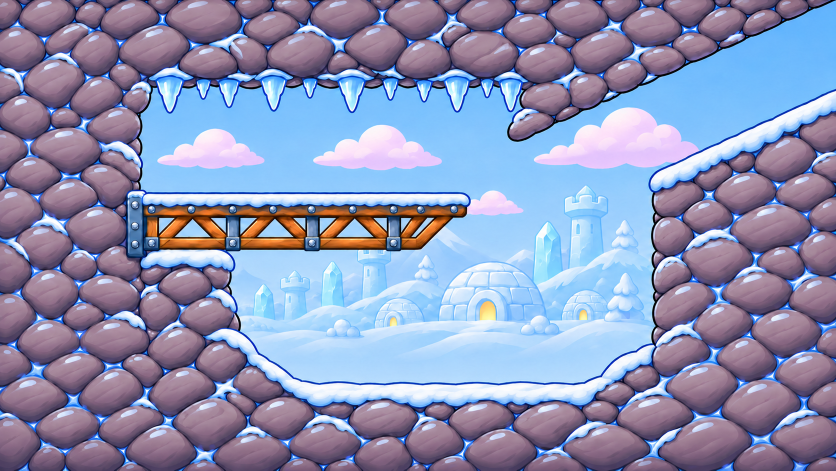
#> input picture Assets/Art/Reference/pit_bg_wide5.png, 1672 x 941 px (shown at 1/2 size)
$ python prep_backgrounds.py
#> lines starting #> are read from the running program, lines starting #| are printed output that depends on the picture; after the words box and inside, x2 and y2 are one past the last pixel; in counts of white or black regions, pixels touching at a corner belong together
#!/usr/bin/env python3
"""Turn ChatGPT background paintings into game backgrounds.

Each painting in Assets/Art/Reference/ is 1536x1024. The pit is a fixed screen and phones are wider than 3:2 (up to
20:9), so the pit painting gets side pads from a second ChatGPT painting (pit_side_walls.png: left half plain wall,
right half sky + ledge + wall), faded into its edges. Repeating the painting's own edge strip was tried and looked
like woven cloth; mirroring turned cobbles into hearts.

Run: python3 -I Tools/prep_backgrounds.py   (then Seal Catapult -> 2. Build Project)
"""
from pathlib import Path

import numpy as np
from PIL import Image, ImageDraw

ROOT = Path(__file__).resolve().parent.parent
REF = ROOT / "Assets" / "Art" / "Reference"
OUT = ROOT / "Assets" / "Resources" / "Art"

# output sprite -> painting it comes from (Tools/make_art.py leaves these alone once the painting exists)
PAINTINGS = {"bg_pit": "pit_bg_wide5.png", "bg_arena_sky": "arena_sky.png",
             "map_bg": "map_island.png", "bg_menu": "menu_bay.png",
             **{f"story_{i}": f"story_{i}.png" for i in range(1, 6)},
             "rock_cobble": "pit_side_walls_box.png", "rock_top": "pit_side_walls_box.png"}


def build_pit() -> None:
    """bg_pit.png is ONE painting (pit_bg_wide5.png, 16:9): rock on every side is part of the picture, wide enough
    for 21:9 at the scale LaunchPhase uses. Nothing is pasted or padded any more (user 13/11: the composed pit
    "nhìn vẫn lộ là bị ghép")."""
    copy_plain("bg_pit", "pit_bg_wide5.png")   # 16/11: the bridge painted one bay longer


def copy_plain(name: str, source: str) -> None:
    """Paintings that are scaled to cover the screen (the arena sky) are used as they are."""
    path = REF / source
    if not path.exists():
        print(f"skip {name}: {source} not in Assets/Art/Reference yet")
        return
    Image.open(path).convert("RGB").save(OUT / f"{name}.png", optimize=True)
    print(f"{name}.png")


RIM_SIZE = (640, 96)  # px of the seamless snow rim strip


def draw_snow(out: Path) -> None:
    """rock_top.png: the painted snow cap of the launch pit (right half of pit_side_walls_box.png), cut out column by
    column between its navy top outline and its navy scalloped underside, made to tile sideways. The arena's rims are
    then the very same snow as the pit's (user 13/11: a drawn vector rim did not match the painted pit).
"""
    wall = np.asarray(Image.open(REF / "pit_side_walls_box.png").convert("RGB")).astype(int)
    x0, x1, y0, depth = 800, 1500, 330, 110
    band = wall[y0:y0 + depth, x0:x1]
    navy = (band[..., 0] < 75) & (band[..., 2] > 105)
    alpha = np.zeros(band.shape[:2], np.uint8)
    for x in range(band.shape[1]):
        rows = np.flatnonzero(navy[:, x])
        if rows.size == 0:
            continue
        top = rows[0]
        under = rows[rows > top + 30]                      # the scalloped underside's outline
        bottom = (under[0] + 7) if under.size else top + 60
        alpha[top:min(bottom, top + 78, depth), x] = 255   # never deeper than the deepest scallop (stray navy in the rock)
    rgba = np.dstack([band.astype(np.uint8), alpha])
    used = np.flatnonzero(alpha.any(axis=1))
    if used.size == 0:
        raise SystemExit(f"rock_top: no navy cap outline found in pit_side_walls_box.png at x {x0}-{x1}, y {y0}-{y0 + depth}")
    rgba = rgba[used[0]:used[-1] + 1].astype(float)
    overlap = 100                                           # wrap sideways: fade the far end into the start
    t = np.linspace(0, 1, overlap)[None, :, None]
    body = rgba[:, :-overlap].copy()
    body[:, :overlap] = rgba[:, -overlap:] * (1 - t) + body[:, :overlap] * t
    Image.fromarray(body.round().astype(np.uint8), "RGBA").resize(RIM_SIZE, Image.LANCZOS).save(out / "rock_top.png", optimize=True)
    print(f"rock_top.png from the pit cap: {body.shape[1]}x{body.shape[0]} px")


def build_terrain() -> None:
    """Arena rock: cobble texture and snow rim from the pit's own painting (pit_side_walls_box.png)."""
    path = REF / "pit_side_walls_box.png"
    if not path.exists():
        print("skip rock_*: pit_side_walls_box.png not in Assets/Art/Reference yet")
        return
    # Cobble texture: the pit's own stone (left half of pit_side_walls_box.png is a plain cobble wall), so the arena's
    # rock matches the launch pit (user 13/11: "pha 2 đất đá chưa nhất quán"). Square crop, wrap both ways.
    wall = Image.open(path).convert("RGB")
    # No blending at all: one unbroken piece of the painted wall (768x1024 px = 8.25 x 11 world units at the pit's
    # scale). AttackPhase.Cobble maps it in world space and MIRRORS it sideways, so it never shows a seam or the
    # doubled, smeared stones that cross-fading a small tile produced (user 13/11: "nhìn vẫn lộ là bị ghép").
    tex = wall.crop((0, 0, 760, 1024))
    tex.save(OUT / "rock_cobble.png", optimize=True)
    # Snow rim, drawn here in the pit painting's snow colours (white, pale blue shade, navy
    # outline). The strip cut from arena_terrain.png carried a band of that sheet's brown rock along its top, which
    # showed as a brown edge outside the snow on every slope (user 13/11).
    draw_snow(OUT)
    # (Ramps are cobble meshes now, AttackPhase.Cobble: the rock_ramp mask and the snow_knob joint are no longer made.)
    print("rock_cobble.png rock_top.png")


def crop_16_9(name: str, source: str) -> None:
    """Centre crop to 16:9 (the map is laid out on a 1920x1080 canvas and drawn envelope-fitted)."""
    path = REF / source
    if not path.exists():
        print(f"skip {name}: {source} not in Assets/Art/Reference yet")
        return
    img = Image.open(path).convert("RGB")
    h = min(img.height, round(img.width * 9 / 16))
    w = min(img.width, round(h * 16 / 9))
    x, y = (img.width - w) // 2, (img.height - h) // 2
    img.crop((x, y, x + w, y + h)).save(OUT / f"{name}.png", optimize=True)
    print(f"{name}.png  {w}x{h}")


def main() -> None:
    OUT.mkdir(parents=True, exist_ok=True)
    build_pit()
    crop_16_9("map_bg", PAINTINGS["map_bg"])
    crop_16_9("bg_menu", PAINTINGS["bg_menu"])
#> call 2 of crop_16_9, with name = 'bg_menu', source = 'menu_bay.png'
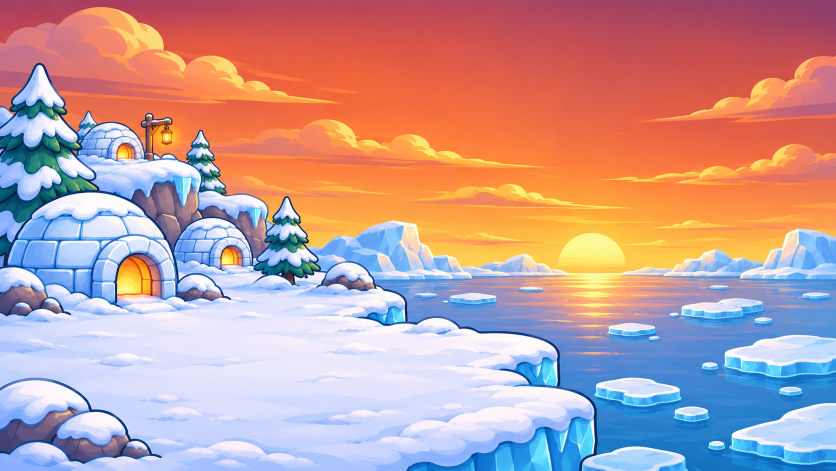
#> input picture Assets/Art/Reference/menu_bay.png, 1672 x 941 px (shown at 1/2 size)
#> in crop_16_9, img is the input picture: PIL image 1672x941 RGB; mean R, G, B 192.4, 156, 158.4
#| bg_menu.png  1671x940
    for i in range(1, 6):
        crop_16_9(f"story_{i}", PAINTINGS[f"story_{i}"])
    build_terrain()
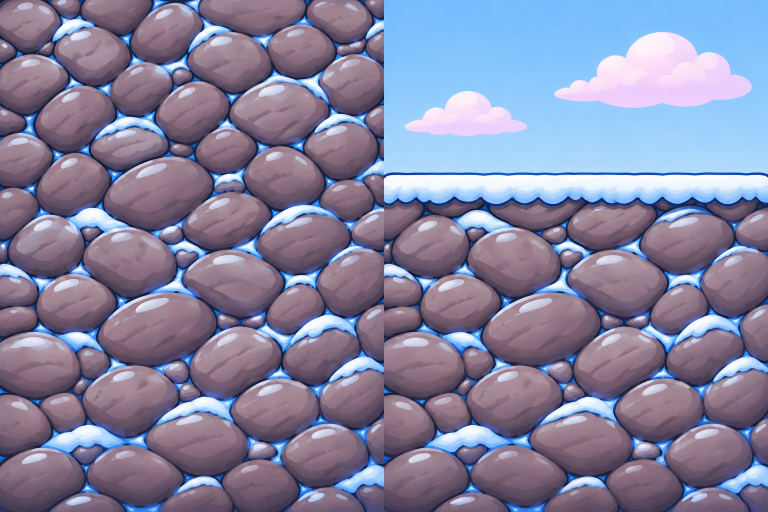
#> input picture Assets/Art/Reference/pit_side_walls_box.png, 1536 x 1024 px (shown at 1/2 size)
#> in build_terrain, wall is the input picture: PIL image 1536x1024 RGB; mean R, G, B 133.3, 131.4, 159.9
#> in draw_snow, `navy = (band[..., 0] < 75) & (band[..., 2] > 105)`:
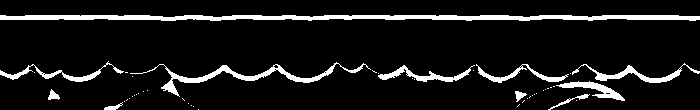
#> navy: shape (110, 700) bool; 9.1% white; 47 white regions (36 under 20 px), largest, box (x1, y1, x2, y2) and area: (0, 15, 700, 21) 3107, (130, 62, 371, 97) 1128, (572, 63, 700, 83) 574
#> the loop in draw_snow, `for x in range(band.shape[1]):` made 700 passes
#> (rows, top, bottom) on passes 1 to 3: ([15, 16, 17, 18, 19, 70, 71, 72, 73, 74], 15, 77), ([15, 16, 17, 18, 19, 71, 72, 73, 74], 15, 78), ([15, 16, 17, 18, 19, 71, 72, 73, 74, 75], 15, 78)
#> after the loop in draw_snow, `for x in range(band.shape[1]):`:
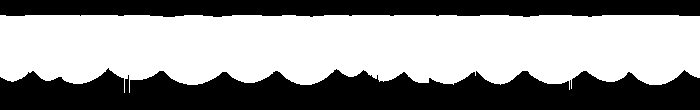
#> alpha: shape (110, 700); 57.7% white; 2 black regions, box (x1, y1, x2, y2) and area: (0, 68, 700, 110) 21765, (0, 0, 700, 17) 10786
#> in draw_snow, `rgba = np.dstack([band.astype(np.uint8), alpha])`:
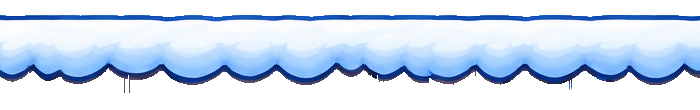
#> rgba: shape (110, 700, 4); mean R, G, B, A 155.9, 173.9, 205.4, 147.2; transparent parts drawn white
#> in draw_snow, `used = np.flatnonzero(alpha.any(axis=1))`: used = 78 values from 15 to 92
#> in draw_snow, `body[:, :overlap] = rgba[:, -overlap:] * (1 - t) + body[:, :overlap] * t`:
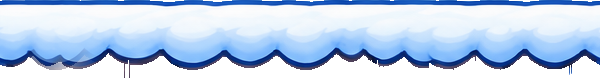
#> body: shape (78, 600, 4) float64; mean R, G, B, A 158.2, 178, 211, 207.7; transparent parts drawn white
#| rock_top.png from the pit cap: 600x78 px
    copy_plain("bg_arena_sky", PAINTINGS["bg_arena_sky"])
    # One map painting per castle world (user 17/11: "sang thành khác thì map cx phải khác", "màu nền … khác nhau");
    # trails come from the red-dot copies via Tools/map_trail.py. Kept at the painting frame MapView measures (1672×941).
    copy_plain("map_bg_world", "map_world.png")
#> call 3 of copy_plain, with name = 'map_bg_world', source = 'map_world.png'
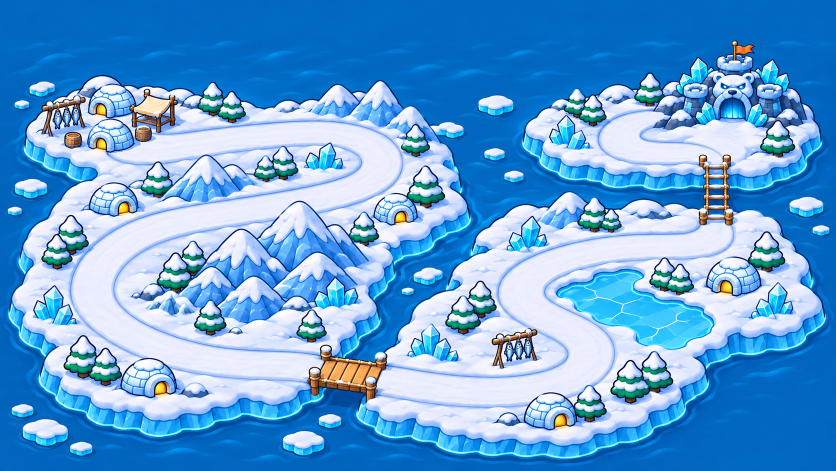
#> input picture Assets/Art/Reference/map_world.png, 1672 x 941 px (shown at 1/2 size)
    for world in ("canyon", "forest", "harbour", "caves", "volcano", "blossom", "palace", "tundra", "throne"):
        copy_plain(f"map_bg_{world}", f"map_{world}.png")
    build_scenes()


WORLDS = ("canyon", "forest", "harbour", "caves", "volcano", "blossom", "palace", "tundra", "throne")
SKY_SIZE = (1536, 1024)    # arena_sky.png: AttackPhase places the horizon by this frame
WALL_SIZE = (1536, 1024)   # pit_side_walls_box.png
PIT_SIZE = (1672, 941)     # pit_bg_wide5.png: LaunchPhase's colliders are measured on it


def cover(im: Image.Image, size: tuple[int, int]) -> Image.Image:
    """Scales to cover `size`, then centre-crops: ChatGPT returns a slightly different aspect."""
    k = max(size[0] / im.width, size[1] / im.height)
    im = im.resize((round(im.width * k), round(im.height * k)), Image.LANCZOS)
    x, y = (im.width - size[0]) // 2, (im.height - size[1]) // 2
    return im.crop((x, y, x + size[0], y + size[1]))


def build_scenes() -> None:
    """Each castle's own scenery for both phases (user 17/11: "mỗi thành thì cx thay đổi phong cảnh trong cả pha 1 và pha
    2 (đất đá, băng…)", "đổi cả thanh đứng nữa"), from three ChatGPT pictures per world in Assets/Art/Reference:
    pit_<w>.png (an EDIT of pit_bg_wide5.png that keeps every outline, so the colliders stay; its bridge is painted in
    the world's own material), arena_sky_<w>.png and wall_<w>.png (an edit of pit_side_walls_box.png; its left part is
    the cobble texture). Only painted pictures are used: a missing one leaves the Frost Bay art, tinted (WorldTheme)."""
    for w in WORLDS:
        for name, source, size, crop in ((f"bg_pit_{w}", f"pit_{w}.png", PIT_SIZE, None),
                                         (f"bg_arena_sky_{w}", f"arena_sky_{w}.png", SKY_SIZE, None),
                                         (f"rock_cobble_{w}", f"wall_{w}.png", WALL_SIZE, (0, 0, 760, 1024))):
            path = REF / source
            if not path.exists():
                print(f"skip {name}: {source} not in Assets/Art/Reference yet")
                continue
            raw = Image.open(path).convert("RGB")
            if name.startswith("bg_pit_") and raw.size != size:
                # The pit's colliders are measured on the 1672x941 original: a rescaled or cropped edit moves the rock.
                raise SystemExit(f"{source} is {raw.size[0]}x{raw.size[1]}, not {size[0]}x{size[1]}: repaint it at that size")
            im = cover(raw, size)
            (im.crop(crop) if crop else im).save(OUT / f"{name}.png", optimize=True)
            print(f"{name}.png")


if __name__ == "__main__":
    main()
